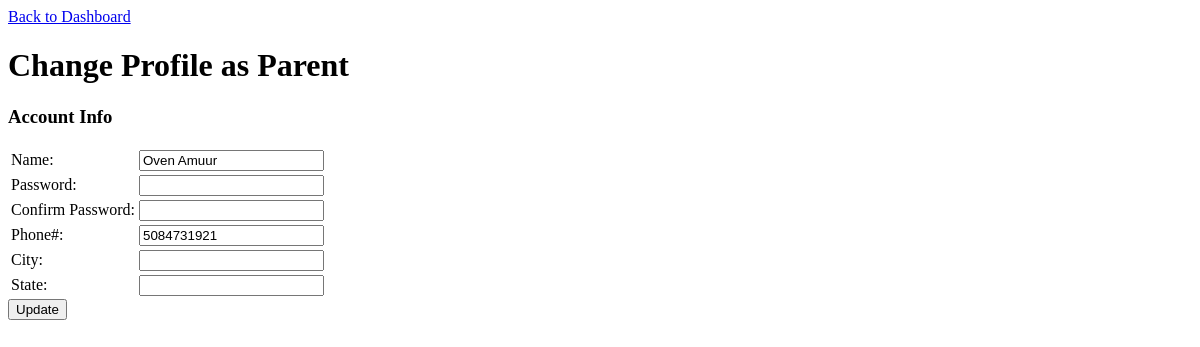
The page /profile_parent.php (signed in) on the database as committed earlier.
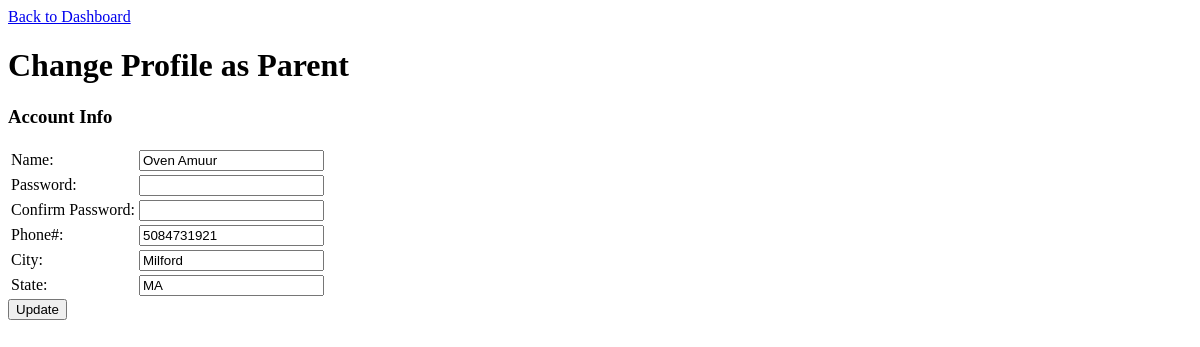
The same page on the database as committed later.
### tables this page shows
CREATE TABLE `users` (
  `userID` int(11) NOT NULL,
  `name` varchar(255) DEFAULT NULL,
  `email` varchar(255) DEFAULT NULL,
  `phone` char(10) DEFAULT NULL,
  `city` varchar(50) DEFAULT NULL,
  `state` varchar(20) DEFAULT NULL,
  `gradeLevel` int(11) DEFAULT NULL,
  `isParent` tinyint(1) DEFAULT NULL,
  `isStudent` tinyint(1) DEFAULT NULL
);

### functions.php (called while the page is built, shortened)
<?php
function get_user_info($myconnection, $userid) {
  $query = "SELECT * FROM users WHERE userid = " . $userid;
  $result = mysqli_query($myconnection, $query);
  return mysqli_fetch_array($result);
}
function check_session() {
  $session_key = md5('database');
  if(isset($_SESSION)) {
    if (empty($_SESSION[$session_key])) {
	  return false;
    } elseif (intval($_SESSION[$session_key]) <= 0) {
      unset($_SESSION[$session_key]);
	  return false;
    } else {
      return $_SESSION[$session_key];
    }
  } else {
	  return false;
  }
}
?>

### profile_parent.php (the view, shortened to what this page needs)
<?php
include 'functions.php';
$userid = check_session();
if (isset($userid) and $userid != false) {
  $myconnection = mysqli_connect('localhost', 'root', '') or die ('Could not connect: ' . mysql_error());
  $row = get_user_info($myconnection, $userid);
  $name = $row['name'];
  $phone_num = $row['phone'];
  $city = $row['city'];
  $state = $row['state'];
}
?>
<!DOCTYPE html>
<html>
<head>
</head>
<body>
	<?php if (isset($userid) and $userid != false) : ?>
	<a href="dashboard.php">Back to Dashboard</a>
	<h1>Change Profile as Parent</h1>
	<form method="post" action="profile_parent.php">
		<h3>Account Info</h3>
		<table>
			<tr>
				<td><label for="name">Name:</label></td>
				<td><input type="text" name="name" id="name" value="<?php echo $name ?>" required></td>
			</tr>
			<tr>
				<td><label for="password">Password:</label></td>
				<td><input type="password" name="password" id="password" ></td>
			</tr>
			<tr>
				<td><label for="pass_confirm">Confirm Password:</label></td>
				<td><input type="password" name="pass_confirm" id="pass_confirm" ></td>
			</tr>
			<tr>
				<td><label for="phone_num">Phone#:</label></td>
				<td><input type="text" name="phone_num" id="phone_num" value="<?php echo $phone_num ?>" required></td>
			</tr>
			<tr>
				<td><label for="city">City:</label></td>
				<td><input type="text" name="city" id="city" value="<?php echo $city ?>" required></td>
			</tr>
			<tr>
				<td><label for="state">State:</label></td>
				<td><input type="text" name="state" id="state" value="<?php echo $state ?>" required></td>
			</tr>
		</table>
		<input type="submit" name="update" id="update" value="Update">
	</form>
	<?php else : ?>
		<span>"Not logged in! Please <a href='index.php'>CLICK HERE</a> to return to the main page."</span>
	<?php endif; ?>
</body>
</html>

Rows that differ between the two databases and show on the page:
changed users "Oven Amuur": city (not shown) → "Milford"; state (not shown) → "MA"
